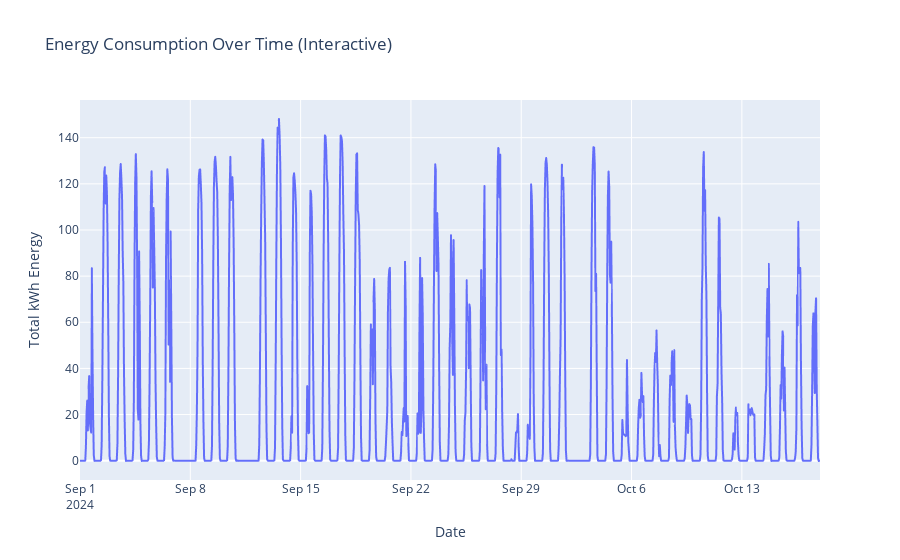

Notebook source saved alongside this figure:
### Markdown cell above
# WEATHER

### Code cell
# Convert FECHA to datetime
df_foto['FECHA'] = pd.to_datetime(df_foto['FECHA'])

# Set FECHA as index for time series plotting
df_foto_indexed = df_foto.set_index('FECHA')

# Create a time series plot using matplotlib
plt.figure(figsize=(12, 6))
plt.plot(df_foto_indexed['TOTAL_KWH_ENERGIA'])
plt.title('Energy Consumption Over Time')
plt.xlabel('Date')
plt.ylabel('Total kWh Energy')
plt.grid(True)
plt.tight_layout()
plt.show()

# Create an interactive time series plot using Plotly
fig = px.line(df_foto, x='FECHA', y='TOTAL_KWH_ENERGIA', 
              title='Energy Consumption Over Time (Interactive)')
fig.update_xaxes(title='Date')
fig.update_yaxes(title='Total kWh Energy')
fig.show()

### Figure 1 — Plotly figure (JSON) as saved in the notebook; plotly's stock layout.template omitted (floating-point values rounded to 4 significant figures; data arrays with more than 128 entries replaced by an {"elided": "..."} marker saying what was removed)
{"data": [{"hovertemplate": "FECHA=%{x}<br>TOTAL_KWH_ENERGIA=%{y}<extra></extra>", "legendgroup": "", "line": {"color": "#636efa", "dash": "solid"}, "marker": {"symbol": "circle"}, "mode": "lines", "name": "", "showlegend": false, "type": "scattergl", "x": {"elided": "1128 str values"}, "xaxis": "x", "y": {"elided": "1128 float values"}, "yaxis": "y"}], "layout": {"legend": {"tracegroupgap": 0}, "title": {"text": "Energy Consumption Over Time (Interactive)"}, "xaxis": {"anchor": "y", "domain": [0, 1], "title": {"text": "Date"}}, "yaxis": {"anchor": "x", "domain": [0, 1], "title": {"text": "Total kWh Energy"}}}}
